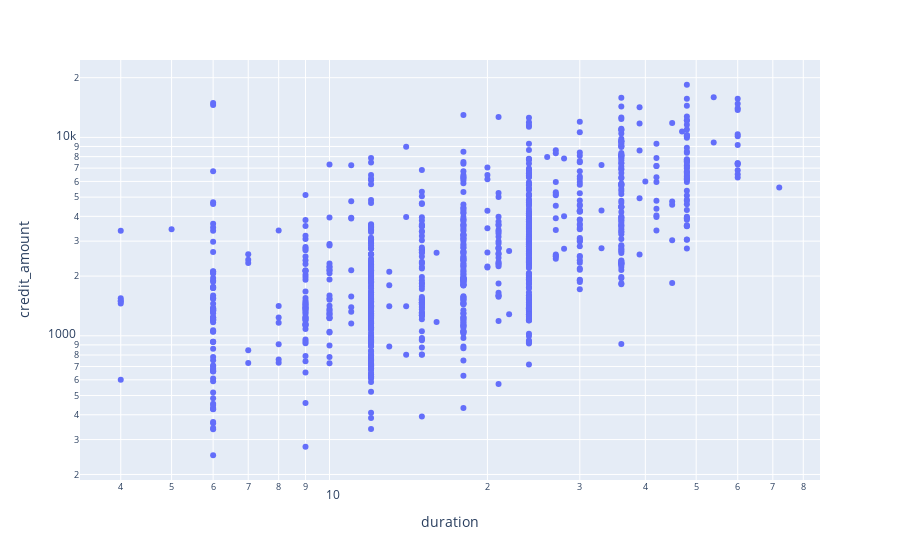

Notebook code for this chart:
### Code cell
px.scatter(
    credit_data,
    x='duration',
    y='credit_amount',
    log_x=True,
    log_y=True,
)

### Figure 1 — Plotly figure (JSON) as saved in the notebook; plotly's stock layout.template omitted (floating-point values rounded to 4 significant figures; data arrays with more than 128 entries replaced by an {"elided": "..."} marker saying what was removed)
{"data": [{"hovertemplate": "duration=%{x}<br>credit_amount=%{y}<extra></extra>", "legendgroup": "", "marker": {"color": "#636efa", "symbol": "circle"}, "mode": "markers", "name": "", "orientation": "v", "showlegend": false, "type": "scatter", "x": {"elided": "1000 int values"}, "xaxis": "x", "y": {"elided": "1000 int values"}, "yaxis": "y"}], "layout": {"legend": {"tracegroupgap": 0}, "margin": {"t": 60}, "xaxis": {"anchor": "y", "domain": [0, 1], "title": {"text": "duration"}, "type": "log"}, "yaxis": {"anchor": "x", "domain": [0, 1], "title": {"text": "credit_amount"}, "type": "log"}}}
